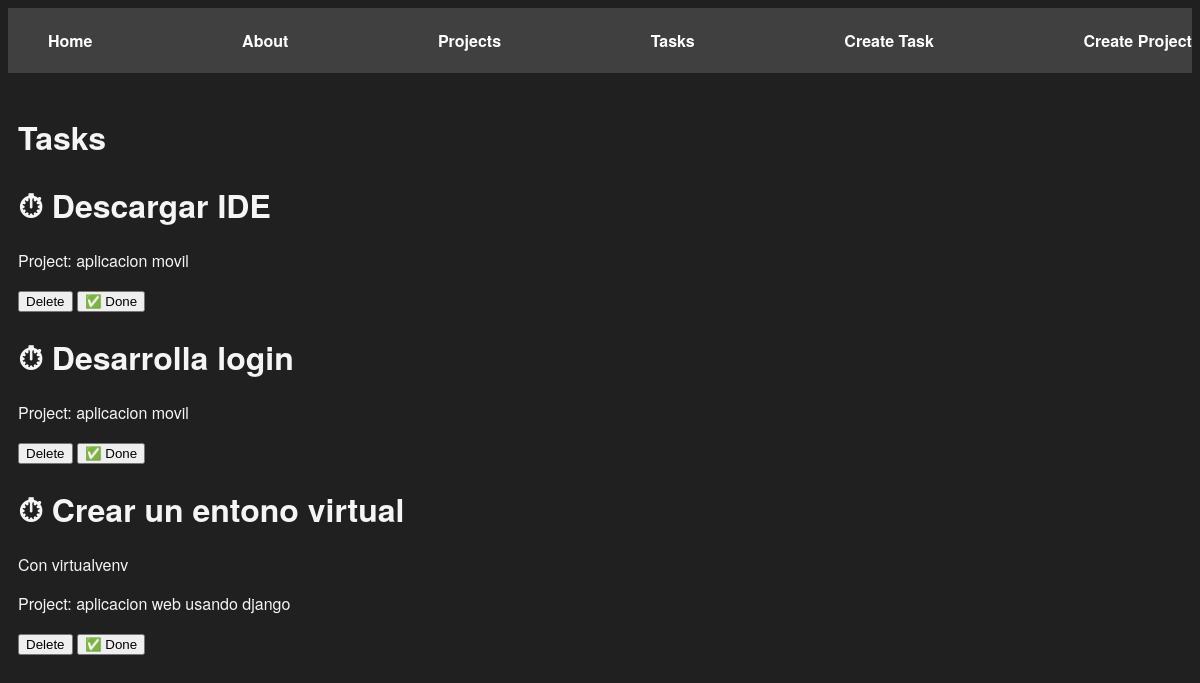
Page /tasks/ on the earlier database version.
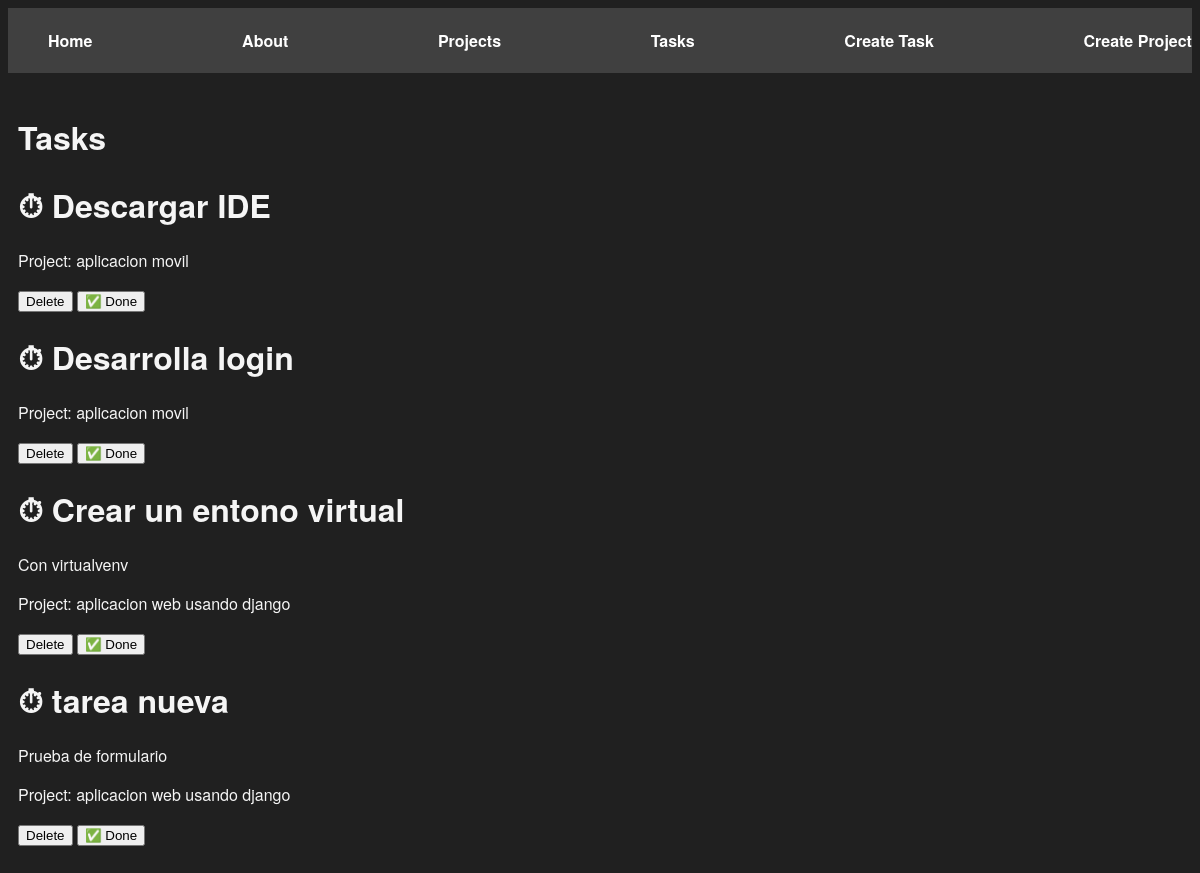
Same page on the later database version.
### myapp/models.py (models this page shows, shortened)
class Task(models.Model):
    title = models.CharField(max_length=200)
    description = models.TextField()
    project = models.ForeignKey(Project, on_delete = models.CASCADE)
    done = models.BooleanField(default=False)

class Project(models.Model):
    name = models.CharField(max_length=200)

### myapp/views.py (the view)
# urls.py: path('tasks/', views.tasks, name='tasks'),
def tasks(request):
    tasks = Task.objects.all()
    return render(request, "tasks/tasks.html", {
        "tasks": tasks
    })

### myapp/templates/tasks/tasks.html
{% extends 'layouts/base.html' %}
{% block content %}
    <h1>Tasks</h1>
    {% for task in tasks %}
    <div>
        <h1>{% if task.done %} ✅ {% else %} ⏱ {% endif %} {{task.title}}</h1>
        <p>{{task.description}}</p>
        <p>Project: {{task.project.name}}</p>
        <button> Delete </button>
        <button> ✅ Done </button>
    </div>
    {% endfor %}
{% endblock %}

Differences in the rows shown:
added Task: title "tarea nueva", description "Prueba de formulario", project.name "aplicacion web usando django"
